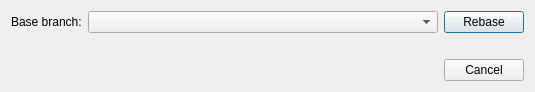
<?xml version="1.0" encoding="UTF-8"?>
<ui version="4.0">
 <class>RebaseDialog</class>
 <widget class="QDialog" name="RebaseDialog">
  <property name="geometry">
   <rect>
    <x>0</x>
    <y>0</y>
    <width>535</width>
    <height>92</height>
   </rect>
  </property>
  <property name="windowTitle">
   <string comment="@title:window">Rebase</string>
  </property>
  <layout class="QGridLayout" name="gridLayout">
   <item row="0" column="0">
    <widget class="QLabel" name="label">
     <property name="text">
      <string comment="@label:listbox">Base branch:</string>
     </property>
     <property name="buddy">
      <cstring>branches</cstring>
     </property>
    </widget>
   </item>
   <item row="0" column="1">
    <widget class="QComboBox" name="branches">
     <property name="sizePolicy">
      <sizepolicy hsizetype="MinimumExpanding" vsizetype="Fixed">
       <horstretch>0</horstretch>
       <verstretch>0</verstretch>
      </sizepolicy>
     </property>
    </widget>
   </item>
   <item row="0" column="2">
    <widget class="QPushButton" name="rebaseButton">
     <property name="text">
      <string comment="@action:button">Rebase</string>
     </property>
    </widget>
   </item>
   <item row="1" column="2">
    <spacer name="verticalSpacer">
     <property name="orientation">
      <enum>Qt::Vertical</enum>
     </property>
     <property name="sizeHint" stdset="0">
      <size>
       <width>20</width>
       <height>1</height>
      </size>
     </property>
    </spacer>
   </item>
   <item row="2" column="2">
    <widget class="QPushButton" name="pushButton_2">
     <property name="text">
      <string comment="@action:button">Cancel</string>
     </property>
    </widget>
   </item>
  </layout>
 </widget>
 <tabstops>
  <tabstop>branches</tabstop>
  <tabstop>rebaseButton</tabstop>
  <tabstop>pushButton_2</tabstop>
 </tabstops>
 <resources/>
 <connections>
  <connection>
   <sender>pushButton_2</sender>
   <signal>clicked()</signal>
   <receiver>RebaseDialog</receiver>
   <slot>reject()</slot>
   <hints>
    <hint type="sourcelabel">
     <x>461</x>
     <y>71</y>
    </hint>
    <hint type="destinationlabel">
     <x>320</x>
     <y>71</y>
    </hint>
   </hints>
  </connection>
 </connections>
</ui>
